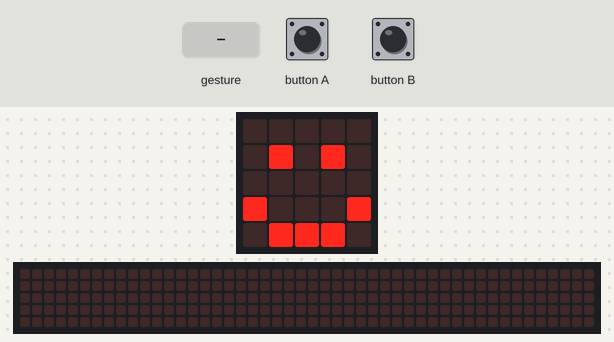
Recording of a program running on a simulated BBC micro:bit (MakeCode). Parts: the board's 5×5 LED display, a strip that is not on the board, showing the scrolling text unrolled. The test bench sets the inputs (shaded band). Random numbers come from a fixed seed; a tilt is held for 1.5 s and a shake lasts 1 s, then the board lies face up again; the 48×5 strip is a reading aid, not a part: it shows the text the display is scrolling, unrolled, one strip-width of it at a time.

Above: at 1.8 s.
1.9 s: button A pressed for 0.15 s
At 2.12 s:
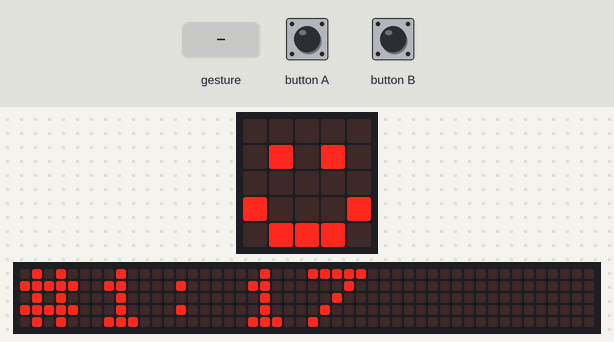
2.6 s: gesture 'shake'
At 8.12 s:
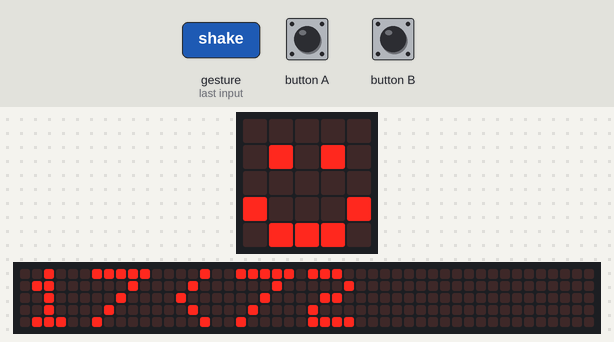
8.6 s: button B pressed for 0.15 s
9.3 s: gesture 'shake'
At 14.12 s:
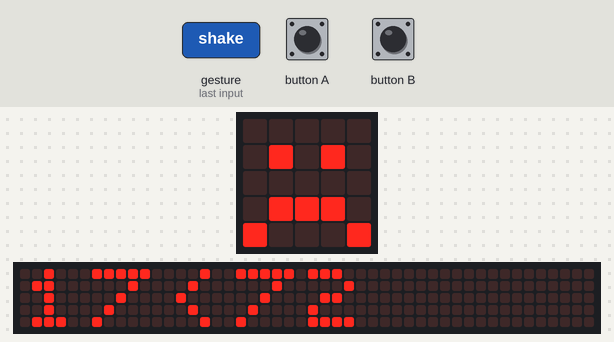

The program:

main.ts
```typescript
// (licence header left out)
// variables
let number1: number = randint(0, 99)
let number2: number = randint(0, 99)

// setup
basic.clearScreen()
basic.showIcon(IconNames.Happy)


// button A
input.onButtonPressed(Button.A, function () {
    basic.showString("#1:" + number1)
    basic.showIcon(IconNames.Happy)
})

// button B
input.onButtonPressed(Button.B, function () {
    basic.showString("#2:" + number2)
    basic.showIcon(IconNames.Happy)
})

// shake
input.onGesture(Gesture.Shake, function () {
    if (number1 < number2) {
        basic.showString(number1 + "<" + number2)
    } else if (number1 > number2) {
        basic.showString(number1 + ">" + number2)
        basic.showIcon(IconNames.Sad)
    }
    basic.showIcon(IconNames.Sad)
})
```

Measured:
- after the input at 1.9 s, the display: changes after 0.15 s (image 1)
